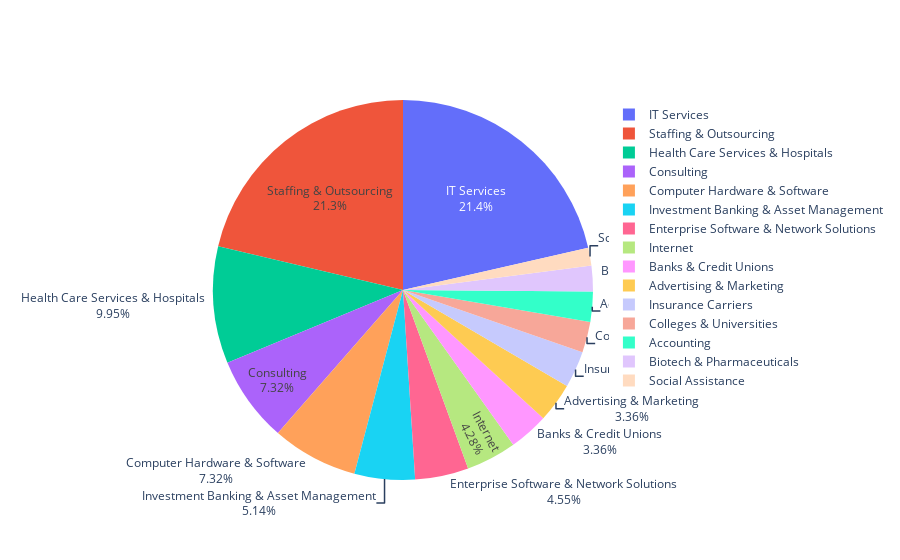

Notebook code cell kept with this figure:
### Markdown cell above
# Industry

### Code cell
labels = df['Industry'].value_counts()[:15].index
values = df['Industry'].value_counts()[:15].values

plt.figure(figsize=(10,10))
fig = go.Figure(data=[go.Pie(labels=labels, textinfo='label+percent', values=values)])
fig.show()

### Figure 1 — Plotly figure (JSON) as saved in the notebook; plotly's stock layout.template omitted (floating-point values rounded to 4 significant figures)
{"data": [{"labels": ["IT Services", "Staffing & Outsourcing", "Health Care Services & Hospitals", "Consulting", "Computer Hardware & Software", "Investment Banking & Asset Management", "Enterprise Software & Network Solutions", "Internet", "Banks & Credit Unions", "Advertising & Marketing", "Insurance Carriers", "Colleges & Universities", "Accounting", "Biotech & Pharmaceuticals", "Social Assistance"], "textinfo": "label+percent", "type": "pie", "values": [325, 323, 151, 111, 111, 78, 69, 65, 51, 51, 47, 40, 39, 33, 23]}], "layout": {}}
